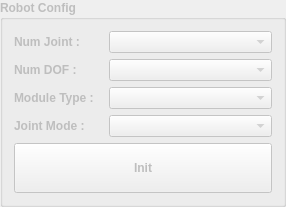
         <widget class="QGroupBox" name="gbRobotConfig">
          <property name="enabled">
           <bool>false</bool>
          </property>
          <property name="maximumSize">
           <size>
            <width>250</width>
            <height>250</height>
           </size>
          </property>
          <property name="font">
           <font>
            <weight>75</weight>
            <bold>true</bold>
           </font>
          </property>
          <property name="title">
           <string>Robot Config</string>
          </property>
          <layout class="QGridLayout" name="gridLayout_2">
           <item row="0" column="0">
            <layout class="QVBoxLayout" name="verticalLayout_3">
             <item>
              <widget class="QLabel" name="label_3">
               <property name="text">
                <string>Num Joint : </string>
               </property>
              </widget>
             </item>
             <item>
              <widget class="QLabel" name="label_4">
               <property name="text">
                <string>Num DOF : </string>
               </property>
              </widget>
             </item>
             <item>
              <widget class="QLabel" name="label_5">
               <property name="text">
                <string>Module Type : </string>
               </property>
              </widget>
             </item>
             <item>
              <widget class="QLabel" name="labelCommType">
               <property name="text">
                <string>Joint Mode : </string>
               </property>
              </widget>
             </item>
            </layout>
           </item>
           <item row="0" column="1">
            <layout class="QVBoxLayout" name="verticalLayout_4">
             <item>
              <layout class="QVBoxLayout" name="verticalLayout_5">
               <property name="leftMargin">
                <number>5</number>
               </property>
               <item>
                <widget class="QComboBox" name="cbNumJoint">
                 <property name="sizePolicy">
                  <sizepolicy hsizetype="Expanding" vsizetype="Fixed">
                   <horstretch>0</horstretch>
                   <verstretch>0</verstretch>
                  </sizepolicy>
                 </property>
                 <item>
                  <property name="text">
                   <string/>
                  </property>
                 </item>
                 <item>
                  <property name="text">
                   <string>1</string>
                  </property>
                 </item>
                 <item>
                  <property name="text">
                   <string>6</string>
                  </property>
                 </item>
                </widget>
               </item>
               <item>
                <widget class="QComboBox" name="cbNumDOF">
                 <property name="sizePolicy">
                  <sizepolicy hsizetype="Expanding" vsizetype="Fixed">
                   <horstretch>0</horstretch>
                   <verstretch>0</verstretch>
                  </sizepolicy>
                 </property>
                 <item>
                  <property name="text">
                   <string/>
                  </property>
                 </item>
                 <item>
                  <property name="text">
                   <string>1</string>
                  </property>
                 </item>
                 <item>
                  <property name="text">
                   <string>6</string>
                  </property>
                 </item>
                </widget>
               </item>
               <item>
                <widget class="QComboBox" name="cbModuleType">
                 <property name="sizePolicy">
                  <sizepolicy hsizetype="Expanding" vsizetype="Fixed">
                   <horstretch>0</horstretch>
                   <verstretch>0</verstretch>
                  </sizepolicy>
                 </property>
                 <item>
                  <property name="text">
                   <string/>
                  </property>
                 </item>
                 <item>
                  <property name="text">
                   <string>FAR V1</string>
                  </property>
                 </item>
                 <item>
                  <property name="text">
                   <string>FAR V2</string>
                  </property>
                 </item>
                </widget>
               </item>
               <item>
                <widget class="QComboBox" name="cbJointMode">
                 <property name="sizePolicy">
                  <sizepolicy hsizetype="Fixed" vsizetype="Fixed">
                   <horstretch>0</horstretch>
                   <verstretch>0</verstretch>
                  </sizepolicy>
                 </property>
                 <item>
                  <property name="text">
                   <string/>
                  </property>
                 </item>
                 <item>
                  <property name="text">
                   <string>Current</string>
                  </property>
                 </item>
                 <item>
                  <property name="text">
                   <string>Velocity</string>
                  </property>
                 </item>
                 <item>
                  <property name="text">
                   <string>Position</string>
                  </property>
                 </item>
                 <item>
                  <property name="text">
                   <string>Extended Position</string>
                  </property>
                 </item>
                 <item>
                  <property name="text">
                   <string>Current Based Position</string>
                  </property>
                 </item>
                 <item>
                  <property name="text">
                   <string>PWM</string>
                  </property>
                 </item>
                </widget>
               </item>
              </layout>
             </item>
            </layout>
           </item>
           <item row="1" column="0" colspan="2">
            <widget class="QPushButton" name="btnSetInit">
             <property name="minimumSize">
              <size>
               <width>0</width>
               <height>50</height>
              </size>
             </property>
             <property name="text">
              <string>Init</string>
             </property>
            </widget>
           </item>
          </layout>
         </widget>
